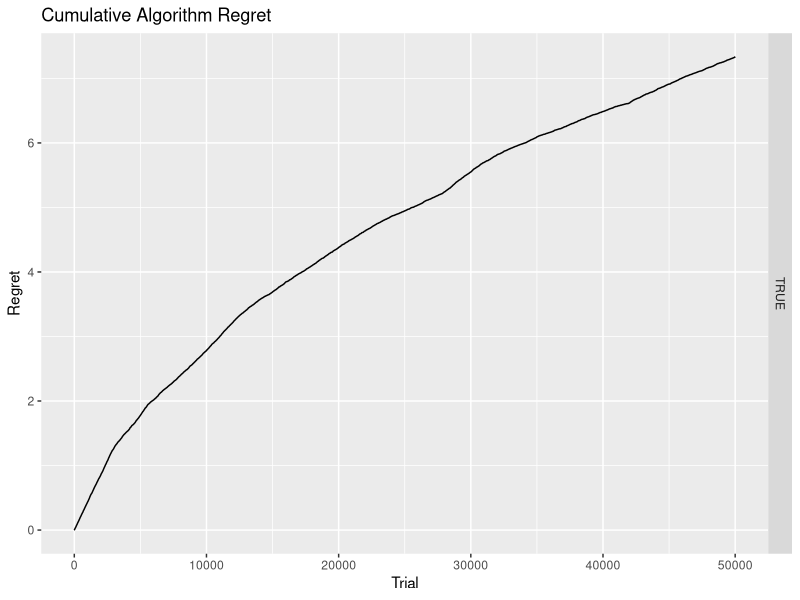
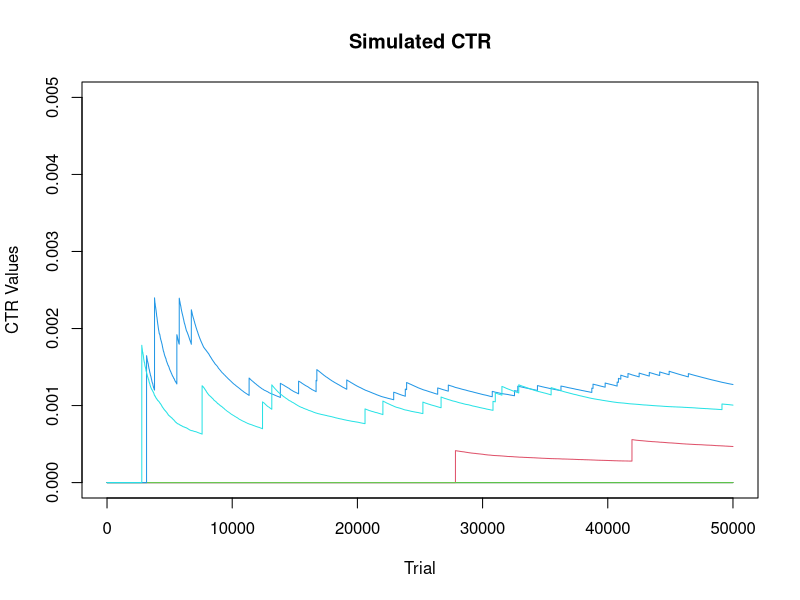
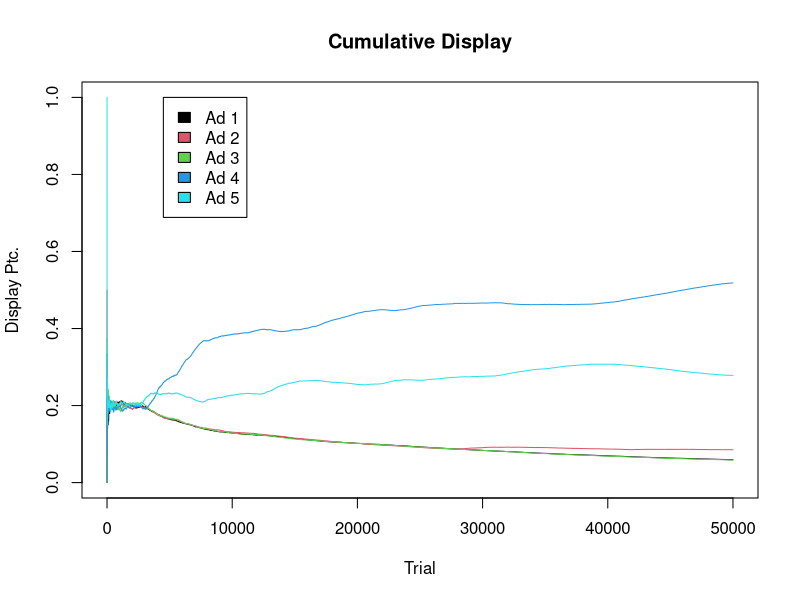
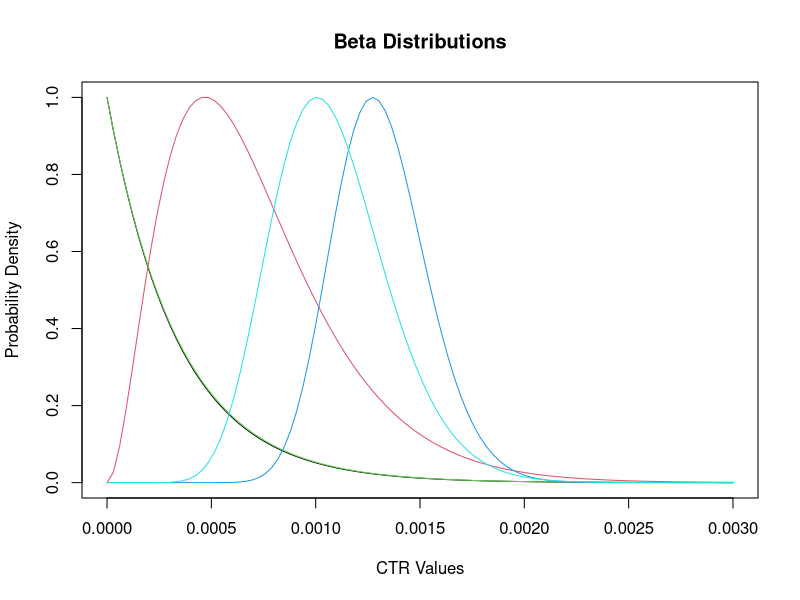

Source code (R) for these figures, in order:
### MAB - Thompson Sampling ###
library(tidyverse)


# number of creatives
c <- 5

# assume we know the real CTRs for each ad
actual_ctr <- c(0.0001, 0.0002, 0.0004, 0.00095, 0.00095)

# number of trials (impressions)
n <- 50000

# starting lists (starting w/ equal priors)
priors <- rep(list(c(1,1)),c) # c(alpha,beta)
click_list <- rep(list(c(rep(0, n))),c)
clicks <- rep(list(0),c)
ctr <- rep(list(c(rep(0, n))),c)
impression_list <- rep(list(c(rep(0, n))),c)
impressions <- rep(list(0),c)
display_ptc <- rep(list(c(rep(0, n))),c)
ctr <- rep(list(c(rep(0, n))),c)
regrets <- c()


## run simulation ##

for(i in 1:n){
  
  # randomly sample an exp. CTR from each prior and choose largest exp. CTR
  exp_CTR <- sapply(priors, function(x) rbeta(1, x[1], x[2]))
  ad <- which(exp_CTR == max(exp_CTR))
  
  # add impressions
  impressions[[ad]] <- impressions[[ad]] + 1
  impression_list[[ad]][i] <- 1
  
  if(i == 1){
    display_ptc[[ad]][i:n] <- 1
  } else {
    display_ptc[[ad]][i:n] <- display_ptc[[ad]][i-1] + 1
  }
  
  # update regrets
  regret <- max(actual_ctr) - actual_ctr[[ad]]
  
  if(i == 1){
    regrets[i] <- regret
  } else {
    regrets[i] <- regrets[i-1] + regret
  }
  
  # randomly select a reward, then update priors and rewards lists
  click <- sample(c(1,0), 1, prob = c(actual_ctr[ad], 1-actual_ctr[ad]))
  
  if(click == 1){
    priors[[ad]][1] <- priors[[ad]][1] + 1
    clicks[[ad]] <- clicks[[ad]] + 1
    click_list[[ad]][i] <- 1
  } else {
    priors[[ad]][2] <- priors[[ad]][2] + 1
  }    
  
  ctr[[ad]][i:n] <- clicks[[ad]]/impressions[[ad]]
  
}


Ind_Results <- data.frame(Ad = c(1:c),
                          Clicks = unlist(clicks), 
                          Impressions = unlist(impressions)) %>% 
  mutate(CTR = Clicks/Impressions,
         ShowPrct = Impressions/sum(Impressions))

Overall_Results <- Ind_Results %>% 
  summarize(Total_Clicks = sum(Clicks),
            Total_Impressions = sum(Impressions)) %>% 
  mutate(Overall_CTR = Total_Clicks/Total_Impressions)


## plots ##
x1 <- seq(1,n,1)

# regret
qplot(x1, regrets, facets = T, xlab = "Trial", ylab = "Regret",
      main = "Cumulative Algorithm Regret", geom = "line")


# ctr
plot(x1, ctr[[1]], ylab = "CTR Values",
     xlab = "Trial", type = "l", col = 1,
     main = "Simulated CTR", ylim = c(0,.005))

for(i in 2:length(ctr)){
  
  lines(x1, ctr[[i]],
        type = "l", col = i)
  
}

legend(1400,.015, legend = paste("Ad", seq(1:c)), fill = seq(1:c))


# display pct.

standardized_display_ptc <- lapply(display_ptc, function(y) y/1:n)

plot(x1, standardized_display_ptc[[1]], ylab = "Display Ptc.",
     xlab = "Trial", type = "l", col = 1,
     main = "Cumulative Display", ylim = c(0,1))

for(i in 2:length(display_ptc)){
  
  lines(x1, standardized_display_ptc[[i]],
        type = "l", col = i)
  
}

legend(4500, 1,legend = paste("Ad", seq(1:c)), fill = seq(1:c))

# distributions
x2 <- seq(0,.003, length = 100)

standardized_priors <- lapply(priors, function(y) dbeta(x2, y[1], y[2])/max(dbeta(x2, y[1], y[2])))

plot(x2, standardized_priors[[1]], xlab = "CTR Values",
     ylab = "Probability Density", type = "l", col = 1,
     main = "Beta Distributions")

for(i in 2:length(priors)){
  
  lines(x2, standardized_priors[[i]],
        type = "l", col = i)
  
}

legend(.20,.95, legend = paste("Ad", seq(1:c)), fill = seq(1:c))